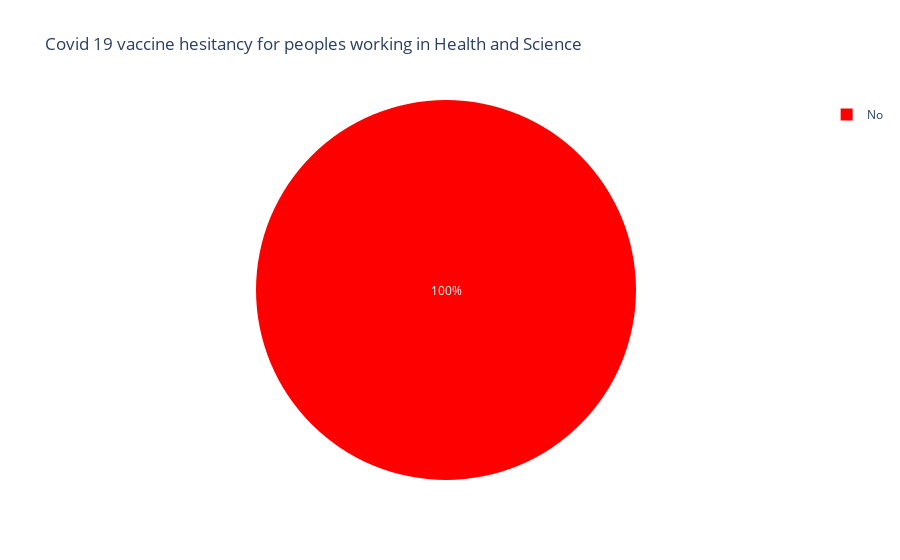

Source (notebook cell):
### Code cell
px.pie( values=hesitant_figures, names=hesitant_labels1, color=hesitant_labels1, title ='Covid 19 vaccine hesitancy for peoples working in Health and Science',
             color_discrete_map={'No':'red',
                                'Yes':'blue'})

### Figure 1 — Plotly figure (JSON) as saved in the notebook; plotly's stock layout.template omitted (floating-point values rounded to 4 significant figures)
{"data": [{"customdata": [["No"]], "domain": {"x": [0, 1], "y": [0, 1]}, "hovertemplate": "label=%{label}<br>value=%{value}<br>color=%{customdata[0]}<extra></extra>", "labels": ["No"], "legendgroup": "", "marker": {"colors": ["red"]}, "name": "", "showlegend": true, "type": "pie", "values": [16]}], "layout": {"legend": {"tracegroupgap": 0}, "title": {"text": "Covid 19 vaccine hesitancy for peoples working in Health and Science"}}}
